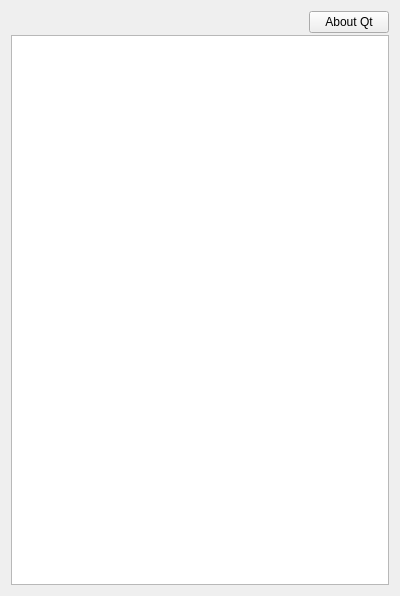
<?xml version="1.0" encoding="UTF-8"?>
<ui version="4.0">
 <class>LicenseUI</class>
 <widget class="QWidget" name="LicenseUI">
  <property name="geometry">
   <rect>
    <x>0</x>
    <y>0</y>
    <width>400</width>
    <height>596</height>
   </rect>
  </property>
  <property name="windowTitle">
   <string>Open source licenses</string>
  </property>
  <property name="windowIcon">
   <iconset resource="../../resources.qrc">
    <normaloff>:/resources/logo/logo.svg</normaloff>:/resources/logo/logo.svg</iconset>
  </property>
  <layout class="QVBoxLayout" name="verticalLayout">
   <property name="spacing">
    <number>2</number>
   </property>
   <item>
    <widget class="QWidget" name="widget" native="true">
     <layout class="QHBoxLayout" name="horizontalLayout" stretch="9,1">
      <property name="leftMargin">
       <number>0</number>
      </property>
      <property name="topMargin">
       <number>0</number>
      </property>
      <property name="rightMargin">
       <number>0</number>
      </property>
      <property name="bottomMargin">
       <number>0</number>
      </property>
      <item>
       <widget class="QLabel" name="labIntroduce">
        <property name="text">
         <string/>
        </property>
        <property name="openExternalLinks">
         <bool>true</bool>
        </property>
       </widget>
      </item>
      <item>
       <widget class="QPushButton" name="pushButton">
        <property name="text">
         <string>About Qt</string>
        </property>
       </widget>
      </item>
     </layout>
    </widget>
   </item>
   <item>
    <widget class="QTextBrowser" name="textBrowser">
     <property name="openExternalLinks">
      <bool>true</bool>
     </property>
    </widget>
   </item>
  </layout>
 </widget>
 <resources>
  <include location="../../resources.qrc"/>
 </resources>
 <connections/>
</ui>
